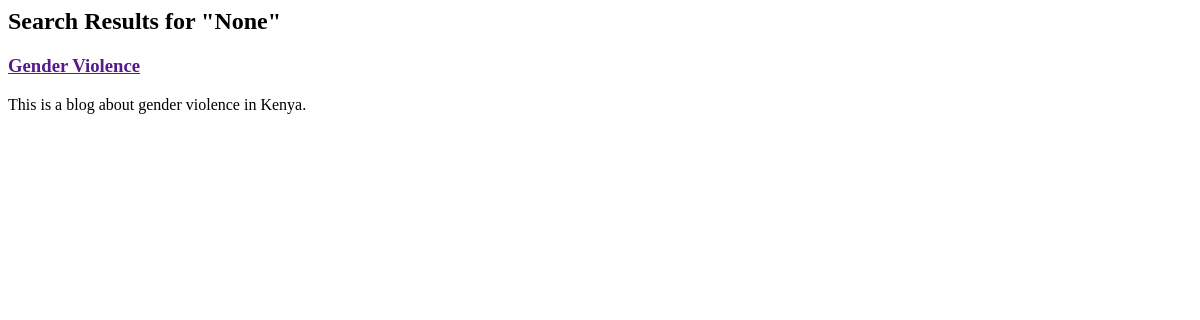
The app's page /search/, older data.
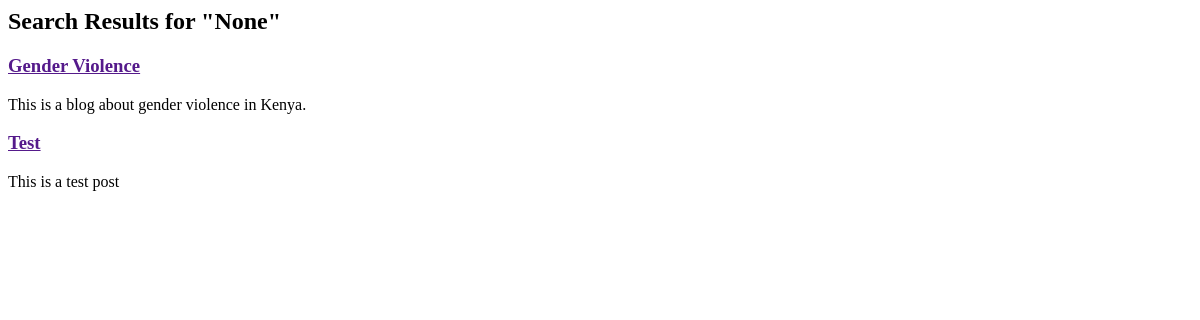
The same page, newer data.
### blog/models.py (models this page shows, shortened)
class Post(models.Model):
    title = models.CharField(max_length=200)
    content = models.TextField()
    published_date = models.DateTimeField(auto_now_add=True)
    author = models.ForeignKey(User, on_delete=models.CASCADE)
    tags = TaggableManager()

### blog/views.py (the view)
# urls.py: path('search/', views.post_search, name='post_search'),
def post_search(request):
    query = request.GET.get('q')
    posts = Post.objects.all()
    if query:
        posts = posts.filter(
            Q(title__icontains=query) |
            Q(content__icontains=query) |
            Q(tags__name__icontains=query)
        ).distinct()
    return render(request, 'blog/post_search.html', {'posts': posts, 'query': query})

### blog/templates/blog/post_search.html
<h2>Search Results for "{{ query }}"</h2>
{% for post in posts %}
    <h3><a href="{{ post.get_absolute_url }}">{{ post.title }}</a></h3>
    <p>{{ post.content|truncatewords:20 }}</p>
{% empty %}
    <p>No posts found.</p>
{% endfor %}

Row changes from the older to the newer data that the page shows:
added Post: title "Test", content "This is a test post"
